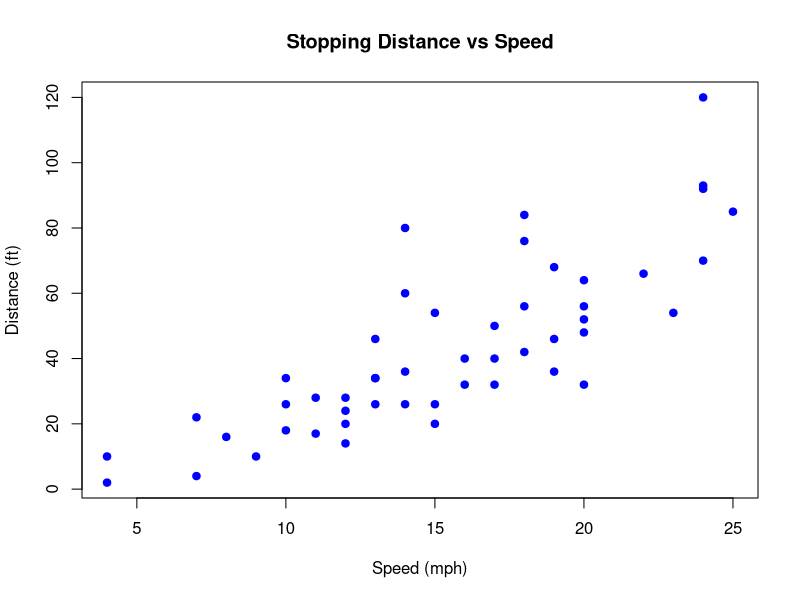

Generate this figure with R:
## ---- chunk 1
# Plot the 'cars' dataset
plot(cars, main = "Stopping Distance vs Speed", 
     xlab = "Speed (mph)", ylab = "Distance (ft)", 
     col = "blue", pch = 19)
